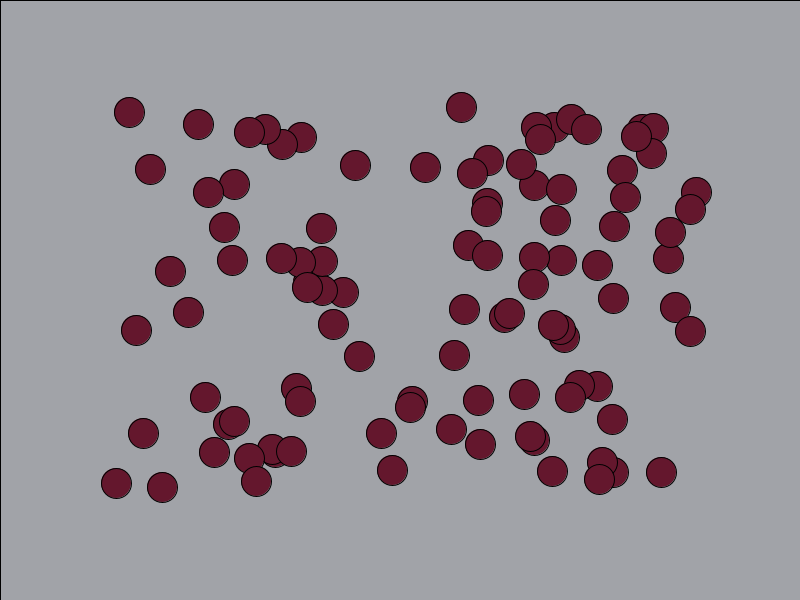
Frame 1 (no input)
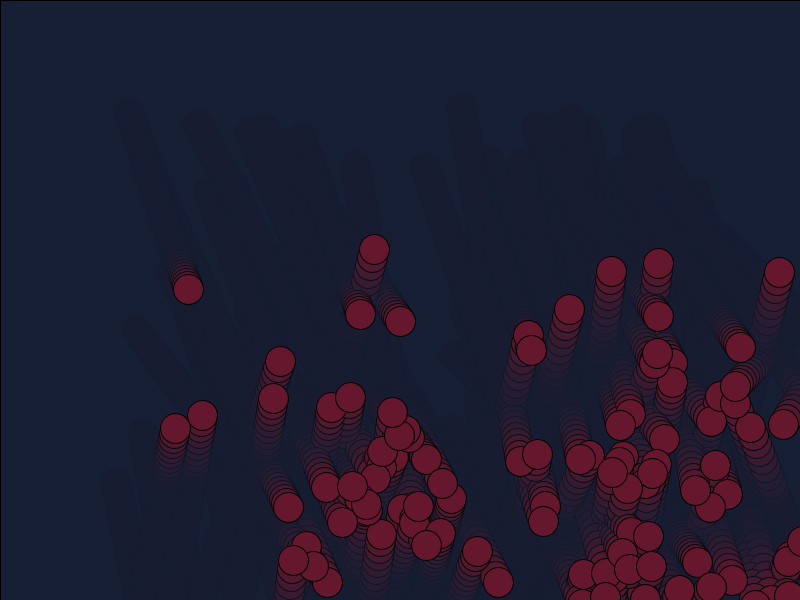
Frame 60 (the mouse pressed at the canvas centre just before this capture)
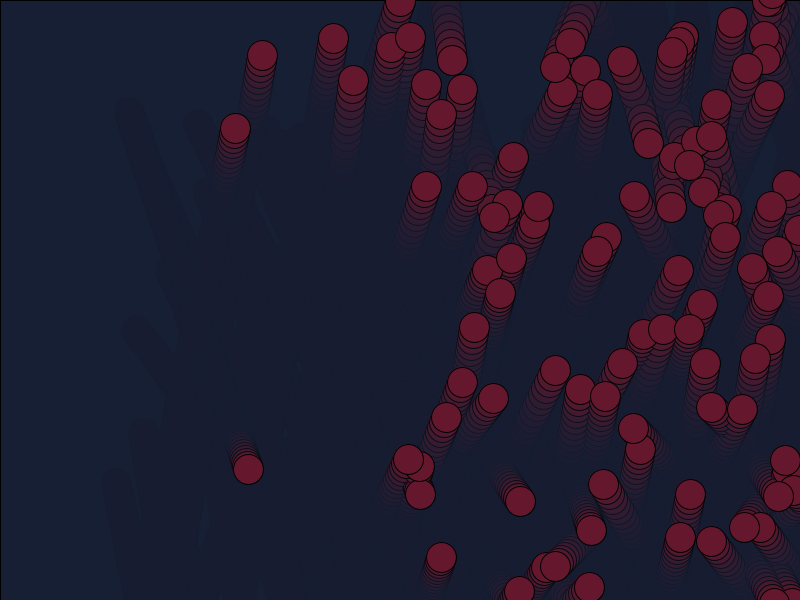
Frame 120 (the mouse held since frame 60 and released just before this capture)

The Processing sketch that drew these frames (run headless with seeded random() and noise(); from frame 60 on, the mouse is pressed at the canvas centre):

// Processing sketch: processing_105632
// ── processing_105632.pde

int siz = 30;
int numElements = 100;
float posX[] = new float[numElements];
float posY[] = new float[numElements];
float velX[] = new float[numElements];
float velY[] = new float[numElements];

void setup() {
  size(800, 600);

  //initialize the objects
  for (int i = 0; i < numElements; i++) {
    posX[i] = int( random(100, width-100)); //this defines the starting location of the objects
    posY[i] = int( random(100, height-100));
    velX[i] = int( random(1, 4)); //this defines the velocity
    velY[i] = int( random(3, 9));
  }
}

void draw() {
  //background(100);
  fill(20, 30, 50, 60);
  rect(0, 0, width, height);

 
  for (int i = 0; i < numElements; i++) {
    //here are the balls
    fill(100,23,45);
    ellipse(posX[i], posY[i], siz, siz);

    //This limits the X border
    if (posX[i] > width || posX[i] < 0) {
      velX[i] = velX[i]* -1;
    }

    //This limits the Y border
    if (posY[i] > height || posY[i] < 0) {
      velY[i] = velY[i]* -1;
    }
    //update section
    posX[i] = posX[i] + velX[i];
    posY[i] = posY[i] + velY[i];
  }
}
